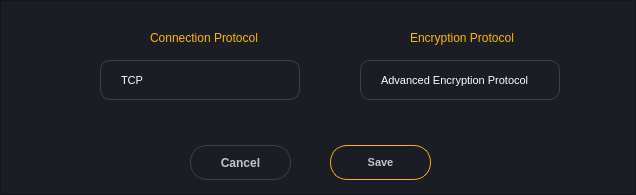
<?xml version="1.0" encoding="UTF-8"?>
<ui version="4.0">
 <class>ConnectionSettings</class>
 <widget class="QWidget" name="ConnectionSettings">
  <property name="geometry">
   <rect>
    <x>0</x>
    <y>0</y>
    <width>636</width>
    <height>195</height>
   </rect>
  </property>
  <property name="windowTitle">
   <string>Form</string>
  </property>
  <layout class="QHBoxLayout" name="horizontalLayout_2">
   <property name="spacing">
    <number>0</number>
   </property>
   <property name="leftMargin">
    <number>0</number>
   </property>
   <property name="topMargin">
    <number>0</number>
   </property>
   <property name="rightMargin">
    <number>0</number>
   </property>
   <property name="bottomMargin">
    <number>0</number>
   </property>
   <item>
    <layout class="QHBoxLayout" name="horizontalLayout">
     <property name="spacing">
      <number>0</number>
     </property>
     <item>
      <widget class="QFrame" name="frame">
       <property name="styleSheet">
        <string notr="true">QFrame
{
background-color:#1b1d25;
color:#ffffff;
}</string>
       </property>
       <property name="frameShape">
        <enum>QFrame::StyledPanel</enum>
       </property>
       <property name="frameShadow">
        <enum>QFrame::Raised</enum>
       </property>
       <widget class="QLabel" name="label">
        <property name="geometry">
         <rect>
          <x>150</x>
          <y>30</y>
          <width>111</width>
          <height>16</height>
         </rect>
        </property>
        <property name="styleSheet">
         <string notr="true">QLabel
{
color:#ffb400;
}</string>
        </property>
        <property name="text">
         <string>Connection Protocol</string>
        </property>
       </widget>
       <widget class="QLabel" name="label_2">
        <property name="geometry">
         <rect>
          <x>410</x>
          <y>30</y>
          <width>111</width>
          <height>16</height>
         </rect>
        </property>
        <property name="styleSheet">
         <string notr="true">QLabel
{
color:#ffb400;
}</string>
        </property>
        <property name="text">
         <string>Encryption Protocol</string>
        </property>
       </widget>
       <widget class="QComboBox" name="portcombo">
        <property name="geometry">
         <rect>
          <x>100</x>
          <y>60</y>
          <width>200</width>
          <height>40</height>
         </rect>
        </property>
        <property name="font">
         <font>
          <pointsize>8</pointsize>
          <weight>50</weight>
          <bold>false</bold>
         </font>
        </property>
        <property name="autoFillBackground">
         <bool>false</bool>
        </property>
        <property name="styleSheet">
         <string notr="true">QComboBox
{
background-color:#1b1d25;
border-radius:10px;
color:#ffffff;
border:#374150;
border:0.8px solid #374150;
padding-left:20px;

}
QComboBox::drop-down {border-width: 0px;}
QComboBox::down-arrow 
{image: url(:/resources/img/combo3.PNG);
 padding-right:20px;
}</string>
        </property>
        <property name="editable">
         <bool>false</bool>
        </property>
        <property name="currentText">
         <string>TCP</string>
        </property>
        <property name="insertPolicy">
         <enum>QComboBox::InsertAtBottom</enum>
        </property>
        <property name="iconSize">
         <size>
          <width>16</width>
          <height>16</height>
         </size>
        </property>
        <property name="duplicatesEnabled">
         <bool>false</bool>
        </property>
        <item>
         <property name="text">
          <string>TCP</string>
         </property>
        </item>
        <item>
         <property name="text">
          <string>UDP</string>
         </property>
        </item>
       </widget>
       <widget class="QPushButton" name="save">
        <property name="geometry">
         <rect>
          <x>330</x>
          <y>145</y>
          <width>101</width>
          <height>35</height>
         </rect>
        </property>
        <property name="font">
         <font>
          <pointsize>8</pointsize>
          <weight>75</weight>
          <bold>true</bold>
         </font>
        </property>
        <property name="cursor">
         <cursorShape>PointingHandCursor</cursorShape>
        </property>
        <property name="styleSheet">
         <string notr="true">QPushButton
{
background-color:#1b1d25;
border-radius:17px;
border-style:solid;
color:#c4c5c9;
border:1px solid #ffb400;
padding-left:5px;
padding-right:5px;

}</string>
        </property>
        <property name="text">
         <string>Save</string>
        </property>
       </widget>
       <widget class="QPushButton" name="cancel">
        <property name="geometry">
         <rect>
          <x>190</x>
          <y>145</y>
          <width>101</width>
          <height>35</height>
         </rect>
        </property>
        <property name="font">
         <font>
          <weight>75</weight>
          <bold>true</bold>
         </font>
        </property>
        <property name="cursor">
         <cursorShape>PointingHandCursor</cursorShape>
        </property>
        <property name="styleSheet">
         <string notr="true">QPushButton
{
background-color:#1b1d25;
border-radius:17px;
border-style:solid;
color:#c4c5c9;
border:1px solid #374150;
padding-left:5px;
padding-right:5px;

}</string>
        </property>
        <property name="text">
         <string>Cancel</string>
        </property>
       </widget>
       <widget class="QComboBox" name="portcombo_2">
        <property name="geometry">
         <rect>
          <x>360</x>
          <y>60</y>
          <width>200</width>
          <height>40</height>
         </rect>
        </property>
        <property name="font">
         <font>
          <pointsize>8</pointsize>
          <weight>50</weight>
          <bold>false</bold>
         </font>
        </property>
        <property name="autoFillBackground">
         <bool>false</bool>
        </property>
        <property name="styleSheet">
         <string notr="true">QComboBox
{
background-color:#1b1d25;
border-radius:10px;
color:#ffffff;
border:#374150;
border:0.8px solid #374150;
padding-left:20px;

}
QComboBox::drop-down {border-width: 0px;}
QComboBox::down-arrow 
{image: url(:/resources/img/combo3.PNG);
 padding-right:20px;
}</string>
        </property>
        <property name="editable">
         <bool>false</bool>
        </property>
        <property name="currentText">
         <string>Advanced Encryption Protocol</string>
        </property>
        <property name="insertPolicy">
         <enum>QComboBox::InsertAtBottom</enum>
        </property>
        <property name="iconSize">
         <size>
          <width>16</width>
          <height>16</height>
         </size>
        </property>
        <property name="duplicatesEnabled">
         <bool>false</bool>
        </property>
        <item>
         <property name="text">
          <string>Advanced Encryption Protocol</string>
         </property>
        </item>
       </widget>
      </widget>
     </item>
    </layout>
   </item>
  </layout>
 </widget>
 <resources/>
 <connections/>
</ui>
